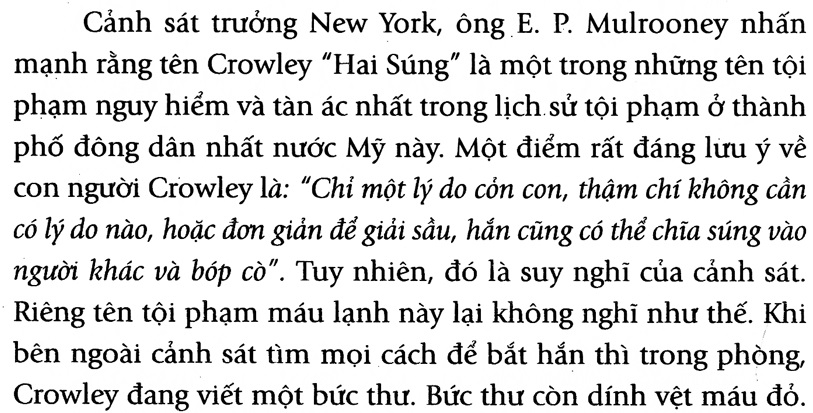
#> input picture Image_processing/Lab7/Sample07/Newspaper.jpg, 813 x 413 px
$ jupyter execute '18110053_NguyenQuocBao_ ISP Lab07.ipynb'
#> lines starting #> are read from the running program, lines starting #| are printed output that depends on the picture; after the words box and inside, x2 and y2 are one past the last pixel; in counts of white or black regions, pixels touching at a corner belong together
[cell 1]
import numpy as np
import pandas as pd
import cv2
from matplotlib import pyplot as plt
import matplotlib.cm as cm
import matplotlib.gridspec as gridspec
from pylab import imread
from skimage.color import rgb2gray

[cell 2]
def ShowImage(ImageList, nRows = 1, nCols = 2, WidthSpace = 0.00, HeightSpace = 0.00):
    from matplotlib import pyplot as plt
    import matplotlib.gridspec as gridspec

    gs = gridspec.GridSpec(nRows, nCols)
    gs.update(wspace=WidthSpace, hspace=HeightSpace) # set the spacing between axes.
    plt.figure(figsize=(20,10))
    for i in range(len(ImageList)):
        ax1 = plt.subplot(gs[i])
        ax1.set_xticklabels([])
        ax1.set_yticklabels([])
        ax1.set_aspect('equal')

        plt.subplot(nRows, nCols,i+1)

        image = ImageList[i].copy()
        if (len(image.shape) < 3):
            plt.imshow(image, plt.cm.gray)
        else:
            plt.imshow(image)
        plt.title("Image " + str(i))
        plt.axis('off')

    plt.show()

[cell 3]
def InfoImage(IM):
    Image = IM
    Width = Image.shape[1]
    Height = Image.shape[0]
    Channel = len(Image.shape)
    print("Width : ", Width, " Height : ", Height, " Channel : ", Channel)

    if(Channel == 2):
        print("Min Intensity: ", IM.min(), " Max Intensity: ", IM.max())
    else:
        print("Red - Min Intensity: ", IM[:,:,0].min(), " Max Intensity: ", IM[:,:,0].max())
        print("Green - Min Intensity: ", IM[:,:,1].min(), " Max Intensity: ", IM[:,:,1].max())
        print("Blue - Min Intensity: ", IM[:,:,2].min(), " Max Intensity: ", IM[:,:,2].max())

[cell 4]
def ResizeImage(IM, DesiredWidth, DesiredHeight):
    from skimage.transform import rescale, resize

    OrigWidth = float(IM.shape[1])
    OrigHeight = float(IM.shape[0])
    Width = DesiredWidth
    Height = DesiredHeight

    if((Width == 0) & (Height == 0)):
        return IM

    if(Width == 0):
        Width = int((OrigWidth * Height)/OrigHeight)

    if(Height == 0):
        Height = int((OrigHeight * Width)/OrigWidth)

    dim = (Width, Height)
    resizedIM = cv2.resize(IM, dim, interpolation = cv2.INTER_NEAREST)
    return resizedIM

[cell 5]
# Read Image
# path = r"D:\\MSI DATA (Previous Computer)\\Teaching And Training\\Phan Tich Xu Ly Anh\\Sample08\\"
image_color = imread("Sample07/Newspaper.jpg")
#> image_color is the input picture: shape (413, 813, 3); min 0, max 255, mean 219.5
# Convert Image into Gray
image_gray = cv2.cvtColor(image_color, cv2.COLOR_RGB2GRAY)
# Display Image
ShowImage([image_color, image_gray], 1, 2)
#> the loop in ShowImage, `for i in range(len(ImageList)):` made 2 passes
#> in ShowImage, `plt.show()`:
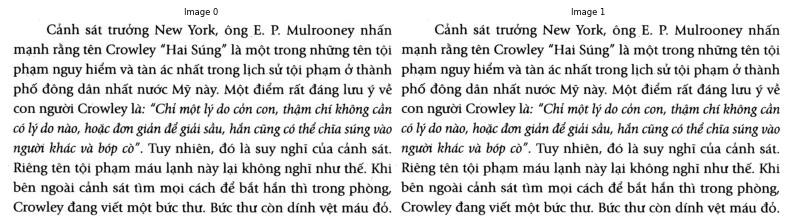
#> figure drawn by matplotlib, 2 panels

[cell 6]
image_mask01 = (image_gray < 150).astype(np.uint8) * 255  # Change 0-1 to range 0-255
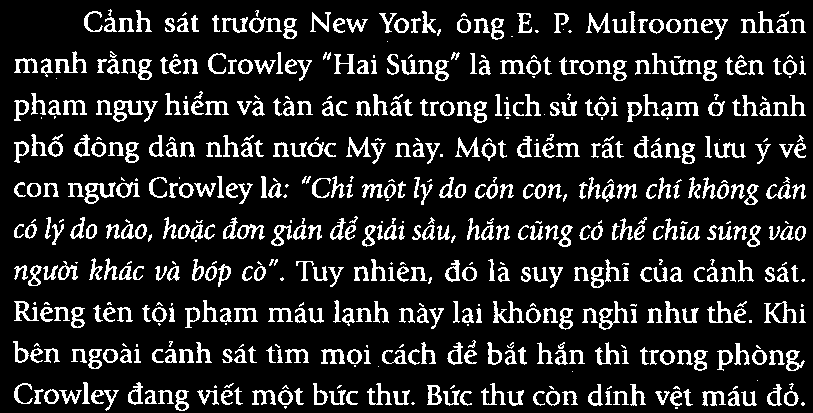
#> image_mask01: shape (413, 813); 14.7% white; 599 white regions (148 under 20 px), largest, box (x1, y1, x2, y2) and area: (84, 182, 116, 204) 286, (599, 301, 629, 330) 284, (113, 100, 143, 122) 277
thresh, image_mask02 = cv2.threshold(image_gray,150,255,cv2.THRESH_BINARY_INV)
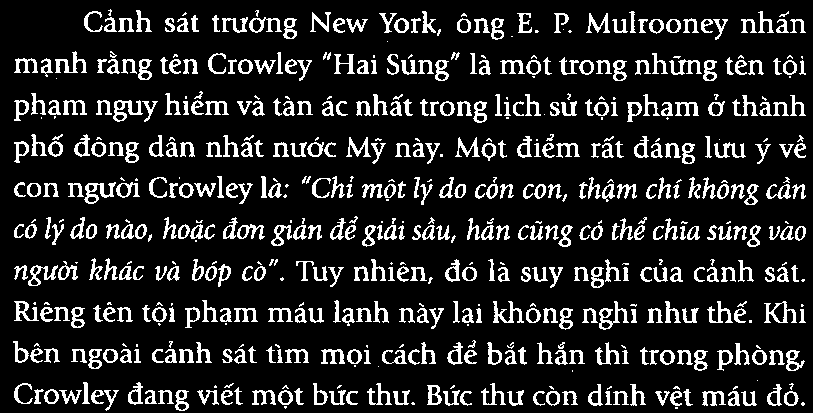
#> image_mask02: shape (413, 813); 14.7% white; 598 white regions (148 under 20 px), largest, box (x1, y1, x2, y2) and area: (84, 182, 116, 204) 288, (599, 301, 629, 330) 286, (113, 100, 143, 122) 277
ShowImage([image_mask01, image_mask02], 1, 2)
#> call 2 of ShowImage, with nRows = 1, nCols = 2, WidthSpace = 0, HeightSpace = 0
#> the loop in ShowImage (call 2), `for i in range(len(ImageList)):` made 2 passes
#> in ShowImage (call 2), `plt.show()`:
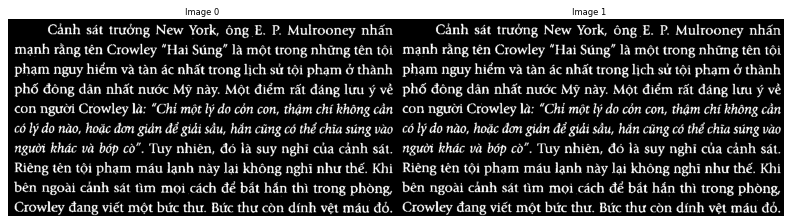
#> figure drawn by matplotlib, 2 panels
print(thresh)

Giá trị của pixel đầu ra là giá trị lớn nhất của tất cả các pixel trong vùng lân cận.  Trong hình ảnh nhị phân, một pixel được đặt thành 1 nếu bất kỳ pixel nào lân cận có giá trị 1. Sự giãn nở hình thái làm cho các đối tượng dễ nhìn thấy hơn và lấp đầy các lỗ nhỏ trên các đối tượng

[cell 7]
kernel = np.ones((3,3),np.uint8)
print(kernel)
image_dilated = cv2.dilate(image_mask01, kernel, iterations = 2)
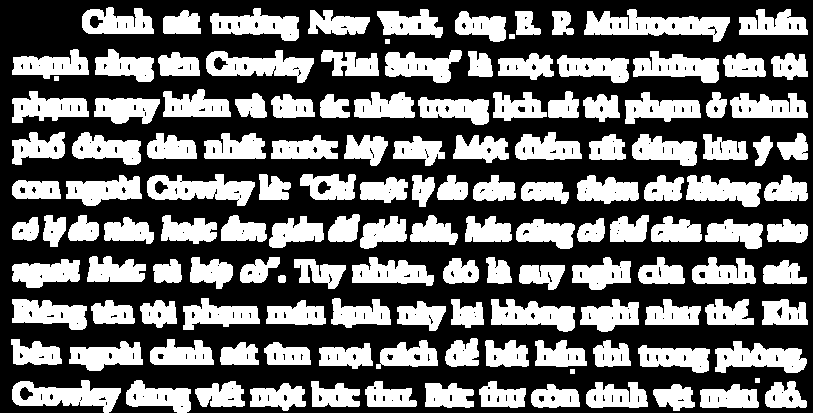
#> image_dilated: shape (413, 813); 40.7% white; 140 white regions
ShowImage([image_mask01, image_dilated], 1, 2)

[cell 8]
result = image_color.copy()

contours, hierarchy = cv2.findContours(image_dilated,cv2.RETR_TREE,cv2.CHAIN_APPROX_SIMPLE)
#> contours = 543 contours, 350 with area under 20; largest, box (x1, y1, x2, y2) and area: (584, 9, 730, 42) 2511, (147, 174, 255, 206) 1992, (12, 380, 121, 413) 1973, (206, 50, 314, 83) 1955, (715, 341, 807, 373) 1740
count = 0
DataDF = pd.DataFrame(columns = ["x", "y", "w", "h"])
for cnt in contours:
    x,y,w,h = cv2.boundingRect(cnt)
    if(w * h > 300):
        cv2.rectangle(result,(x,y),(x+w,y+h),(0,255,0),2)
        DataDF.loc[count,:] = (x,y,w,h)
        count = count + 1
#> this loop made 543 passes
#> (x, y, w, h) on passes 1, 3, 4, 5, 6, 7, 8, 9, 10, 11, 12, 13: (700, 384, 59, 24), (717, 396, 3, 7), (708, 395, 3, 8), (747, 394, 4, 8), (653, 384, 42, 27), (677, 398, 8, 4), (531, 384, 49, 24), (569, 395, 3, 8), (550, 395, 6, 7), (538, 395, 7, 8), (425, 383, 49, 25), (433, 397, 3, 5)
#> (cnt, x, y, w, h) on passes 2, 28, 36, 46, 49, 55: ([[725, 398], [726, 397], [727, 398], [726, 399]], 725, 397, 3, 3), ([[781, 392], [782, 391], [783, 392], [782, 393]], 781, 391, 3, 3), ([[391, 400], [392, 399], [393, 400], [392, 401]], 391, 399, 3, 3), ([[231, 388], [232, 387], [233, 388], [232, 389]], 231, 387, 3, 3), ([[142, 396], [143, 395], [144, 396], [143, 397]], 142, 395, 3, 3), ([[79, 400], [80, 399], [81, 400], [80, 401]], 79, 399, 3, 3)
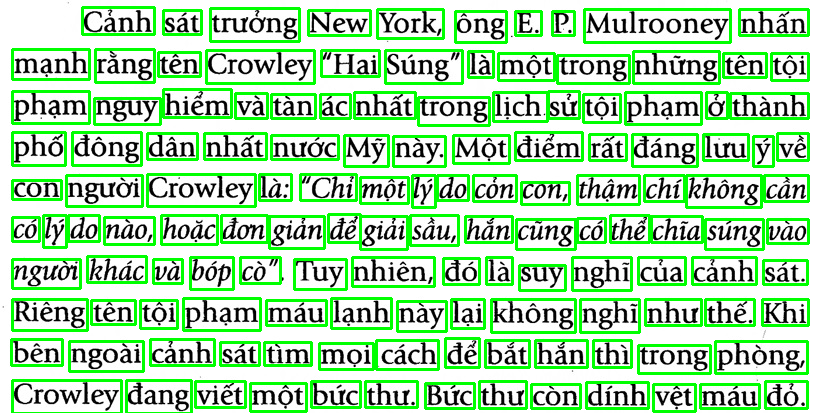
#> result: shape (413, 813, 3); 19.14% of pixels changed, all inside (x1, y1, x2, y2) = (10, 6, 810, 413)
#> after the loop, count = 134
DataDF = DataDF.astype(int)

[cell 9]
ShowImage([result], 1, 1)
